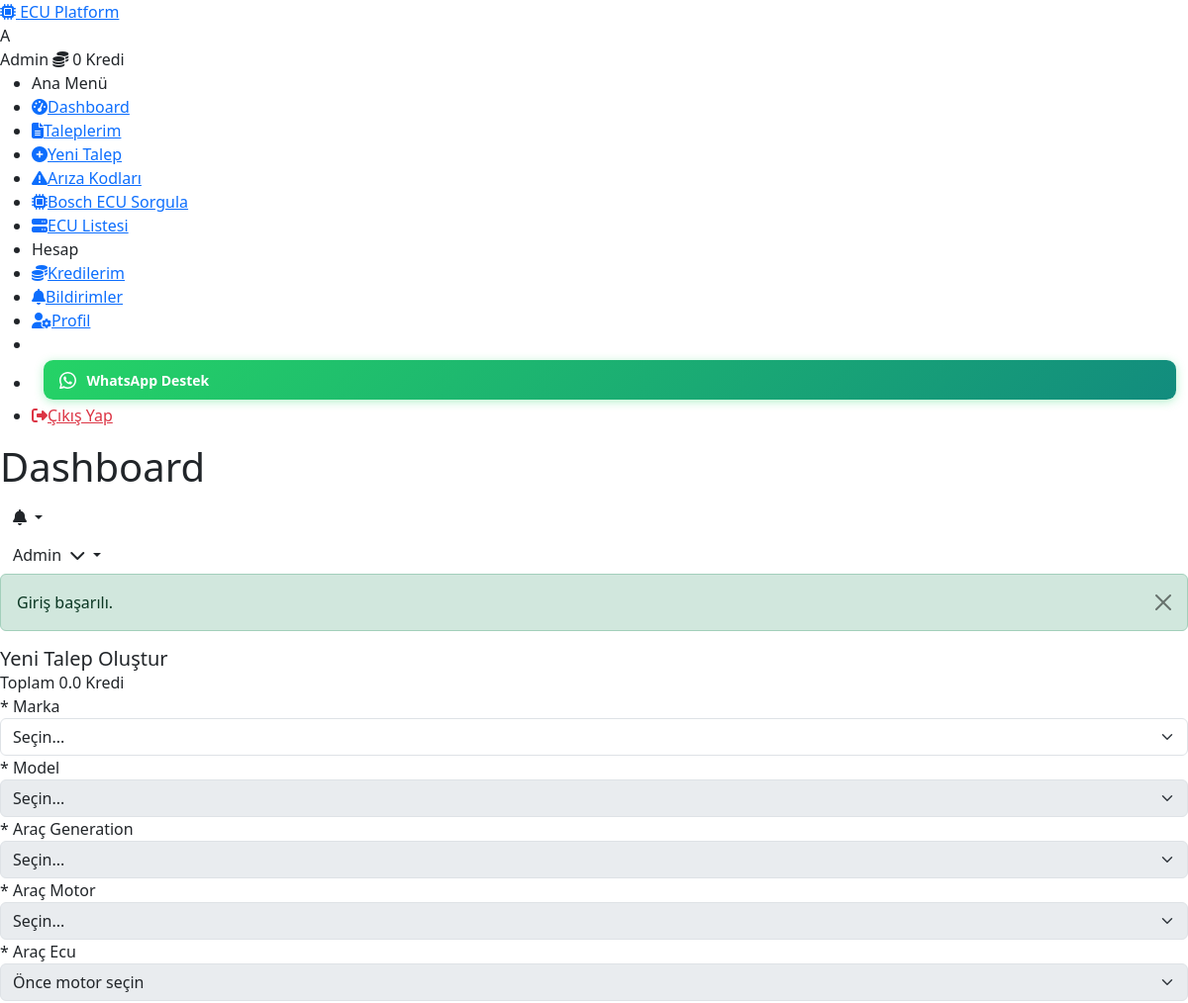
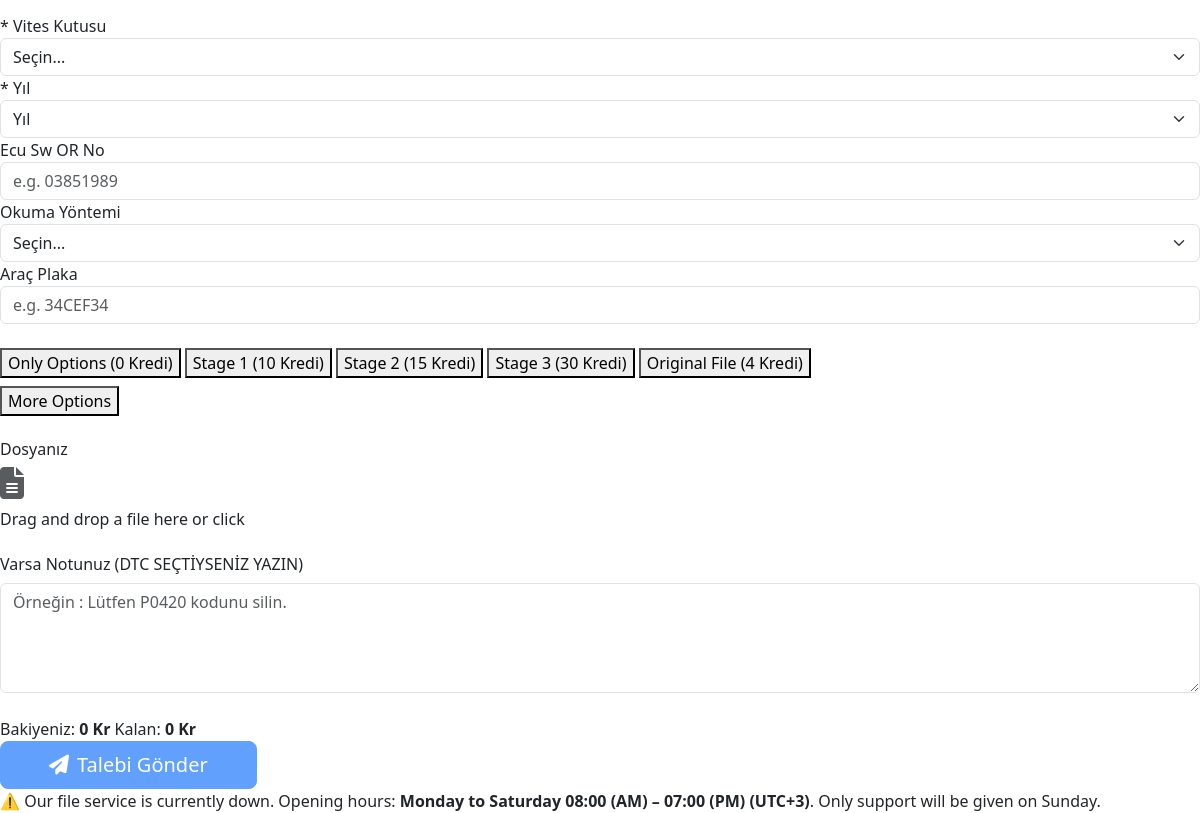
/dashboard/requests/create (signed in), run on the app's committed database (2 pictures, top to bottom).
### tables this page shows
CREATE TABLE IF NOT EXISTS `users` (
    `id`             INT UNSIGNED AUTO_INCREMENT PRIMARY KEY,
    `name`           VARCHAR(100)  NOT NULL,
    `email`          VARCHAR(191)  NOT NULL,
    `password`       VARCHAR(255)  NOT NULL,
    `phone`          VARCHAR(20)   DEFAULT NULL,
    `company`        VARCHAR(150)  DEFAULT NULL,
    `avatar`         VARCHAR(255)  DEFAULT NULL,
    `credit_balance` INT           NOT NULL DEFAULT 0,
    `role`           ENUM('user','admin') NOT NULL DEFAULT 'user',
    `email_token`    VARCHAR(64)   DEFAULT NULL,
    `email_verified` TINYINT(1)   NOT NULL DEFAULT 0,
    `reset_token`    VARCHAR(64)   DEFAULT NULL,
    `reset_expires`  DATETIME      DEFAULT NULL,
    `is_active`      TINYINT(1)   NOT NULL DEFAULT 1,
    `created_at`     DATETIME      NOT NULL DEFAULT CURRENT_TIMESTAMP,
    `updated_at`     DATETIME      NOT NULL DEFAULT CURRENT_TIMESTAMP ON UPDATE CURRENT_TIMESTAMP,
    UNIQUE KEY `uk_users_email`       (`email`),
    INDEX `idx_users_role`            (`role`),
    INDEX `idx_users_reset_token`     (`reset_token`),
    INDEX `idx_users_email_token`     (`email_token`)
);

CREATE TABLE IF NOT EXISTS `stages` (
    `id`            INT UNSIGNED AUTO_INCREMENT PRIMARY KEY,
    `name`          VARCHAR(50)  NOT NULL,
    `slug`          VARCHAR(50)  NOT NULL,
    `base_credit`   INT          NOT NULL DEFAULT 0,
    `show_services` TINYINT(1)  NOT NULL DEFAULT 1,
    `is_active`     TINYINT(1)  NOT NULL DEFAULT 1,
    `sort_order`    INT          NOT NULL DEFAULT 0,
    UNIQUE KEY `uk_stages_slug` (`slug`)
);

### resources/views/user/requests/create.php (the view, shortened to what the rows shown need)
<?php $pageTitle = 'Yeni Talep'; $currentPage = 'create-request'; ?>
<form method="POST" action="/dashboard/requests/store" id="createRequestForm" enctype="multipart/form-data">
    <div class="request-form-wrapper">
        <div class="request-form-body">
            <div class="stage-buttons-row mt-4" id="stageButtonsRow">
                <?php foreach ($stages as $stage): ?>
                    <?php if ($stage['slug'] === 'more-options') continue; ?>
                    <button type="button" class="stage-btn" data-stage-id="<?= $stage['id'] ?>" data-slug="<?= $stage['slug'] ?>" data-base-credit="<?= $stage['base_credit'] ?>" data-show-services="<?= $stage['show_services'] ?>">
                        <?= \Core\View::escape($stage['name']) ?> (<?= $stage['base_credit'] ?> Kredi)
                    </button>
                <?php endforeach; ?>
            </div>
            <div class="more-options-row mt-2">
                <?php foreach ($stages as $stage): ?>
                    <?php if ($stage['slug'] !== 'more-options') continue; ?>
                    <button type="button" class="more-options-btn" id="moreOptionsBtn" data-stage-id="<?= $stage['id'] ?>" data-slug="<?= $stage['slug'] ?>" data-base-credit="<?= $stage['base_credit'] ?>" data-show-services="<?= $stage['show_services'] ?>">
                        More Options
                    </button>
                <?php endforeach; ?>
            </div>
        </div>
    </div>
</form>

### resources/views/partials/sidebar.php (shortened to what the rows shown need)
<?php $user = $auth_user ?? null; ?>
<aside class="sidebar" id="sidebar">
    <div class="sidebar-header">
        <a href="/" class="sidebar-logo" aria-label="Ana Sayfa">
            <?php if (!empty($site_logo)): ?>
                <img src="<?= \Core\App::url('storage/uploads/logo/' . \Core\View::escape($site_logo)) ?>"
                     alt="Logo" class="sidebar-logo-img">
            <?php else: ?>
                <i class="fas fa-microchip"></i>
                <span>ECU Platform</span>
            <?php endif; ?>
        </a>
    </div>
    <div class="sidebar-user">
        <div class="sidebar-avatar">
            <?php if ($user && $user['avatar']): ?>
                <img src="<?= \Core\App::url('storage/uploads/avatars/' . $user['avatar']) ?>" alt="Avatar">
            <?php else: ?>
                <div class="avatar-placeholder"><?= mb_substr($user['name'] ?? 'U', 0, 1) ?></div>
            <?php endif; ?>
        </div>
        <div class="sidebar-user-info">
            <span class="sidebar-user-name"><?= \Core\View::escape($user['name'] ?? '') ?></span>
            <span class="sidebar-user-credits"><i class="fas fa-coins me-1"></i><?= $user['credit_balance'] ?? 0 ?> Kredi</span>
        </div>
    </div>
    <nav class="sidebar-nav">
        <ul>
            <li class="sidebar-section">Ana Menü</li>
            <li><a href="/dashboard" class="<?= ($currentPage ?? '') === 'dashboard' ? 'active' : '' ?>"><i class="fas fa-tachometer-alt"></i><span>Dashboard</span></a></li>
            <li><a href="/dashboard/requests" class="<?= ($currentPage ?? '') === 'requests' ? 'active' : '' ?>"><i class="fas fa-file-alt"></i><span>Taleplerim</span></a></li>
            <li><a href="/dashboard/requests/create" class="<?= ($currentPage ?? '') === 'create-request' ? 'active' : '' ?>"><i class="fas fa-plus-circle"></i><span>Yeni Talep</span></a></li>
            <li><a href="/dashboard/fault-codes" class="<?= ($currentPage ?? '') === 'fault-codes' ? 'active' : '' ?>"><i class="fas fa-exclamation-triangle"></i><span>Arıza Kodları</span></a></li>
            <li><a href="/dashboard/bosch-ecu" class="<?= ($currentPage ?? '') === 'bosch-ecu' ? 'active' : '' ?>"><i class="fas fa-microchip"></i><span>Bosch ECU Sorgula</span></a></li>
            <li><a href="/dashboard/ecu-list" class="<?= ($currentPage ?? '') === 'ecu-list' ? 'active' : '' ?>"><i class="fas fa-server"></i><span>ECU Listesi</span></a></li>
            <li class="sidebar-section">Hesap</li>
            <li><a href="/dashboard/credits" class="<?= ($currentPage ?? '') === 'credits' ? 'active' : '' ?>"><i class="fas fa-coins"></i><span>Kredilerim</span></a></li>
            <li><a href="/dashboard/notifications" class="<?= ($currentPage ?? '') === 'notifications' ? 'active' : '' ?>"><i class="fas fa-bell"></i><span>Bildirimler</span><span class="notification-badge" id="sidebarNotifBadge"></span></a></li>
            <li><a href="/dashboard/profile" class="<?= ($currentPage ?? '') === 'profile' ? 'active' : '' ?>"><i class="fas fa-user-cog"></i><span>Profil</span></a></li>
            <li class="sidebar-section"></li>
            <li>
                <a href="https://wa.me/905549608102" target="_blank" rel="noopener noreferrer" class="sidebar-whatsapp">
                    <span>WhatsApp Destek</span>
                </a>
            </li>
            <li><a href="/logout" class="text-danger"><i class="fas fa-sign-out-alt"></i><span>Çıkış Yap</span></a></li>
        </ul>
    </nav>
</aside>

### resources/views/partials/header.php (shortened to what the rows shown need)
<header class="app-header">
    <div class="header-left">
        <h1 class="page-title"><?= \Core\View::escape($pageTitle ?? 'Dashboard') ?></h1>
    </div>
    <div class="header-right">
        <div class="header-notification dropdown">
            <button class="btn btn-icon dropdown-toggle" data-bs-toggle="dropdown" id="notifDropdown">
                <i class="fas fa-bell"></i>
            </button>
        </div>
        <div class="header-user dropdown">
            <button class="btn dropdown-toggle" data-bs-toggle="dropdown">
                <span class="d-none d-md-inline"><?= \Core\View::escape($auth_user['name'] ?? '') ?></span>
                <i class="fas fa-chevron-down ms-1"></i>
            </button>
        </div>
    </div>
</header>

### data on the page
users: name "A", name "Admin", credit_balance "0"
stages: name "Only Options", base_credit "0"
stages: name "Stage 1", base_credit "10"
stages: name "Stage 2", base_credit "15"
stages: name "Stage 3", base_credit "30"
stages: name "Original File", base_credit "4"

### other printed values
self::escape($success) "Giriş başarılı."
$creditBalance "0"
